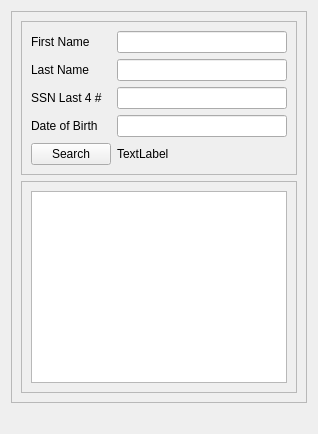
            <widget class="QWidget" name="SearchPatientTab_2">
             <attribute name="title">
              <string>SearchPatient</string>
             </attribute>
             <layout class="QVBoxLayout" name="verticalLayout_17">
              <item>
               <widget class="QFrame" name="frame_17">
                <property name="frameShape">
                 <enum>QFrame::StyledPanel</enum>
                </property>
                <property name="frameShadow">
                 <enum>QFrame::Raised</enum>
                </property>
                <layout class="QVBoxLayout" name="verticalLayout_16">
                 <item>
                  <widget class="QFrame" name="frame_15">
                   <property name="frameShape">
                    <enum>QFrame::StyledPanel</enum>
                   </property>
                   <property name="frameShadow">
                    <enum>QFrame::Raised</enum>
                   </property>
                   <layout class="QGridLayout" name="gridLayout_7">
                    <item row="0" column="0">
                     <widget class="QLabel" name="FirstNameLabel_2">
                      <property name="text">
                       <string>First Name</string>
                      </property>
                     </widget>
                    </item>
                    <item row="2" column="0">
                     <widget class="QLabel" name="SSNLabel_2">
                      <property name="text">
                       <string>SSN Last 4 #</string>
                      </property>
                     </widget>
                    </item>
                    <item row="3" column="0">
                     <widget class="QLabel" name="DOBLabel_2">
                      <property name="text">
                       <string>Date of Birth</string>
                      </property>
                     </widget>
                    </item>
                    <item row="3" column="1">
                     <widget class="QLineEdit" name="DOBLine_2"/>
                    </item>
                    <item row="1" column="0">
                     <widget class="QLabel" name="LastNameLabel_2">
                      <property name="text">
                       <string>Last Name</string>
                      </property>
                     </widget>
                    </item>
                    <item row="1" column="1">
                     <widget class="QLineEdit" name="LastNameLine_2"/>
                    </item>
                    <item row="2" column="1">
                     <widget class="QLineEdit" name="SSNLine_2"/>
                    </item>
                    <item row="0" column="1">
                     <widget class="QLineEdit" name="FirstNameLine_2"/>
                    </item>
                    <item row="4" column="0">
                     <widget class="QPushButton" name="SearchButton_2">
                      <property name="text">
                       <string>Search</string>
                      </property>
                     </widget>
                    </item>
                    <item row="4" column="1">
                     <widget class="QLabel" name="searchResultLabelHospitalAdmin">
                      <property name="text">
                       <string>TextLabel</string>
                      </property>
                     </widget>
                    </item>
                   </layout>
                  </widget>
                 </item>
                 <item>
                  <widget class="QFrame" name="frame_16">
                   <property name="frameShape">
                    <enum>QFrame::StyledPanel</enum>
                   </property>
                   <property name="frameShadow">
                    <enum>QFrame::Raised</enum>
                   </property>
                   <layout class="QVBoxLayout" name="verticalLayout_15">
                    <item>
                     <widget class="QTableView" name="PatientQueryTable_2"/>
                    </item>
                   </layout>
                  </widget>
                 </item>
                </layout>
               </widget>
              </item>
              <item>
               <widget class="QLabel" name="searchResultLabel_2">
                <property name="text">
                 <string/>
                </property>
               </widget>
              </item>
             </layout>
            </widget>
